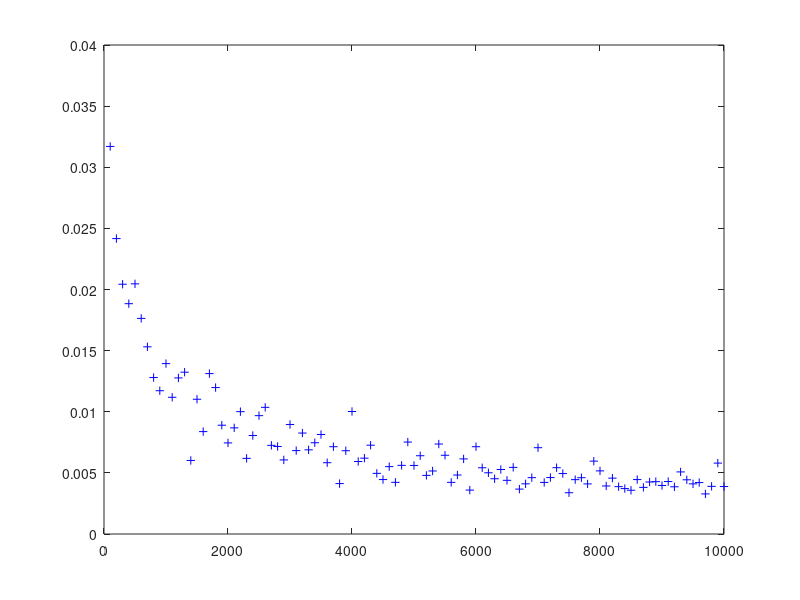

Write the MATLAB code that produced this figure.
%Tarea: estimar el área de un cuarto de círculo por el método de
%Montecarlo(plano). 
%El método de Montecarlo genera puntos al azar en un plano y el área
%será el Número de puntos que cayeron dentro de la figura entre el Total de
%puntos * a * b. Donde a y b son las dimensiones del rectángulo donde se
%generaron los puntos.
% Area  = (Puntos Dentro / Total Puntos) * a * b
% rand genera núm aleatorios distrib uniforme en 0 y 1

%Asi para el círculo generamos valores para x y para y. Solo falta validar
%que estén dentro del círculo o no.

%A tiene en cada columna la proporcion de valores que son <= p y tienen
%tamaño j*K. Después vemos cómo se comporta la suma de estas(1 si es menor
%que p y 0 en c.o.c) 
M = 20; %No. reng
N = 100; % No. cols
K = 100; %Aumento de la cantidad de puntos
A = zeros(M,N);
p = 0.4;
for j = 1:N
    for i = 1:M
        x= rand(1,j*K);
        y= rand(1,j*K);
        A(i,j) = sum(x.*x + y.*y <= 1);
    end
    A(:,j) = A(:,j)/(j*K);
end
hold on;
title('Aproximación de 1/4 del área de un círculo de radio 1');
xlabel('Número de puntos');
ylabel('Valor de las medias');

plot(K*(1:N),A','+')
plot(K*(1:N),mean(A),'k')
plot(K*(1:N),std(A)+mean(A),'k')
plot(K*(1:N),-std(A)+mean(A),'k')
pause(5);

hold off
plot(K*(1:N),std(A),'+b');

